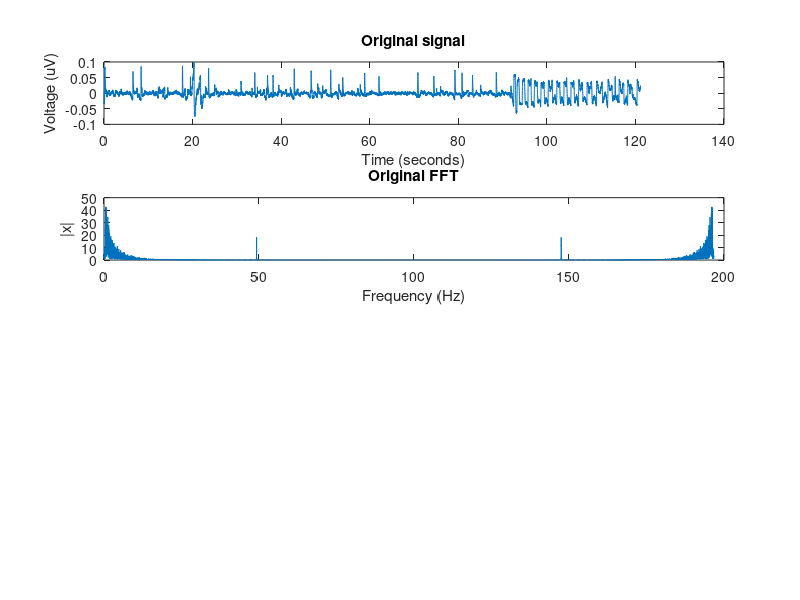

MATLAB code for this plot: (Note: this script raises an error after producing the figure.)
%% Initial setup

close all
clear all
clc

load('EEG.mat');

%% Get the signals

% Get the left and right EEG signals from file
file_time = b1(:,1);
left_eeg = b1(:,2);
right_eeg = b1(:,3);

% Trim the signal and remove 0 values at the start and end
first_nonzero_index = find(left_eeg ~= 0, 1, 'first');
last_nonzero_index = find(left_eeg ~= 0, 1, 'last');
left_eeg = left_eeg(first_nonzero_index:last_nonzero_index);

% Find the sampling freq and signal time
n = length(left_eeg);
fs = n / max(file_time);
time = (0:n-1) / fs;

fg = figure();
subplot(4, 1, 1)
plot(time, left_eeg)
title("Original signal")
ylabel("Voltage (uV)")
xlabel("Time (seconds)")

%% Find the FFT

n = length(left_eeg);
left_fft = abs(fft(left_eeg, n));
frequencies = (0:n-1) * (fs/n);

subplot(4, 1, 2)
plot(frequencies, left_fft)
title("Original FFT")
ylabel("|x|")
xlabel("Frequency (Hz)")

%% Filter the original signal using frequencies from the FFT

% Filter signal with filter designer

Fpass1 = 48.5;        % First Passband Frequency
Fstop1 = 49;          % First Stopband Frequency
Fstop2 = 51;          % Second Stopband Frequency
Fpass2 = 51.5;        % Second Passband Frequency
Apass1 = 1;           % First Passband Ripple (dB)
Astop  = 60;          % Stopband Attenuation (dB)
Apass2 = 1;           % Second Passband Ripple (dB)
match  = 'stopband';  % Band to match exactly

% Construct an FDESIGN object and call its CHEBY2 method.
h  = fdesign.bandstop(Fpass1, Fstop1, Fstop2, Fpass2, Apass1, Astop, ...
                      Apass2, fs);
Hd = design(h, 'cheby2', 'MatchExactly', match);

filtered_signal = filter(Hd, left_eeg);

filtered_fft = abs(fft(filtered_signal));

subplot(4, 1, 3)
plot(time, filtered_signal);
title("Filtered Signal")
ylabel("Voltage (uV)")
xlabel("Time (seconds)")

subplot(4, 1, 4)
plot(frequencies, filtered_fft);
title("Filtered FFT")
ylabel("|x|")
xlabel("Frequency (Hz)")

%% Gamma signal

Fstop = 31.5;        % Stopband Frequency
Fpass = 32;          % Passband Frequency
Astop = 80;          % Stopband Attenuation (dB)
Apass = 1;           % Passband Ripple (dB)
match = 'stopband';  % Band to match exactly

% Construct an FDESIGN object and call its CHEBY2 method.
h  = fdesign.highpass(Fstop, Fpass, Astop, Apass, fs);
Hd = design(h, 'cheby2', 'MatchExactly', match);

gamma_signal = filter(Hd, filtered_signal);

fg2 = figure();
subplot(5, 1, 1)
plot(time, gamma_signal)
title("Gamma Signal")
xlabel("Time (seconds)")
ylabel("Voltage (uV)")
xlim([0, 10])
ylim('auto')

%% Beta signal

Fstop1 = 12.5;        % First Stopband Frequency
Fpass1 = 13;          % First Passband Frequency
Fpass2 = 30;          % Second Passband Frequency
Fstop2 = 30.5;        % Second Stopband Frequency
Astop1 = 60;          % First Stopband Attenuation (dB)
Apass  = 1;           % Passband Ripple (dB)
Astop2 = 80;          % Second Stopband Attenuation (dB)
match  = 'stopband';  % Band to match exactly

% Construct an FDESIGN object and call its CHEBY2 method.
h  = fdesign.bandpass(Fstop1, Fpass1, Fpass2, Fstop2, Astop1, Apass, Astop2, fs);
Hd = design(h, 'cheby2', 'MatchExactly', match);

beta_signal = filter(Hd, filtered_signal);

subplot(5, 1, 2)
plot(time, beta_signal)
title("Beta Signal")
xlabel("Time (seconds)")
ylabel("Voltage (uV)")
xlim([0, 10])
ylim('auto')

%% Alpha signal

Fstop1 = 7.5;         % First Stopband Frequency
Fpass1 = 8;           % First Passband Frequency
Fpass2 = 12;          % Second Passband Frequency
Fstop2 = 12.5;        % Second Stopband Frequency
Astop1 = 60;          % First Stopband Attenuation (dB)
Apass  = 1;           % Passband Ripple (dB)
Astop2 = 80;          % Second Stopband Attenuation (dB)
match  = 'stopband';  % Band to match exactly

% Construct an FDESIGN object and call its CHEBY2 method.
h  = fdesign.bandpass(Fstop1, Fpass1, Fpass2, Fstop2, Astop1, Apass, Astop2, fs);
Hd = design(h, 'cheby2', 'MatchExactly', match);

alpha_signal = filter(Hd, filtered_signal);

subplot(5, 1, 3)
plot(time, alpha_signal)
title("Alpha Signal")
xlabel("Time (seconds)")
ylabel("Voltage (uV)")
xlim([0, 10])
ylim('auto')

%% Theta signal

Fstop1 = 3.5;         % First Stopband Frequency
Fpass1 = 4;           % First Passband Frequency
Fpass2 = 7;           % Second Passband Frequency
Fstop2 = 7.1;         % Second Stopband Frequency
Astop1 = 60;          % First Stopband Attenuation (dB)
Apass  = 1;           % Passband Ripple (dB)
Astop2 = 80;          % Second Stopband Attenuation (dB)
match  = 'stopband';  % Band to match exactly

% Construct an FDESIGN object and call its CHEBY2 method.
h  = fdesign.bandpass(Fstop1, Fpass1, Fpass2, Fstop2, Astop1, Apass, Astop2, fs);
Hd = design(h, 'cheby2', 'MatchExactly', match);

theta_signal = filter(Hd, filtered_signal);

subplot(5, 1, 4)
plot(time, theta_signal)
title("Theta Signal")
xlabel("Time (seconds)")
ylabel("Voltage (uV)")
xlim([0, 10])
ylim('auto')

%% Delta signal

Fstop1 = 0.01;        % First Stopband Frequency
Fpass1 = 0.2;         % First Passband Frequency
Fpass2 = 4;           % Second Passband Frequency
Fstop2 = 4.1;         % Second Stopband Frequency
Astop1 = 60;          % First Stopband Attenuation (dB)
Apass  = 1;           % Passband Ripple (dB)
Astop2 = 80;          % Second Stopband Attenuation (dB)
match  = 'stopband';  % Band to match exactly

% Construct an FDESIGN object and call its CHEBY2 method.
h  = fdesign.bandpass(Fstop1, Fpass1, Fpass2, Fstop2, Astop1, Apass, Astop2, fs);
Hd = design(h, 'cheby2', 'MatchExactly', match);

delta_signal = filter(Hd, filtered_signal);

subplot(5, 1, 5)
plot(time, delta_signal)
title("Delta Signal")
xlabel("Time (seconds)")
ylabel("Voltage (uV)")
xlim([0, 10])
ylim('auto')

%% Plotting filter

% Compute the frequency response
freq = linspace(0, fs/2, n);
[H, f] = freqz(Hd, freq, fs);

% Convert freq response to phase response in radians
phase = unwrap(angle(H));

% Find the maximum value of the phase response
max_phase = max(phase);

% Align the phase response by subtracting the maximum phase value
aligned_phase = phase - max_phase;

% Plot magnitude response in dB
figure
yyaxis left;
plot(f, 20*log10(H), 'b');
xlabel('Frequency (Hz)');
ylabel('Magnitude Response (dB)');
title('Delta Filter Magnitude/Phase Response');

% Set the y-axis limits for each plot
ylim(gca, [-100, 0]); % Set the y-axis limits for the magnitude plot

yyaxis right
% Plot phase response in radians
plot(f, aligned_phase, 'r')
ylabel("Phase Response (radians)")

% Set the y-axis limits for each plot
ylim(gca, [min(aligned_phase), 0]); % Set the y-axis limits for the magnitude plot

xlim(gca, [0, fs/2])
grid("on")
legend("Magnitude", "Phase")
